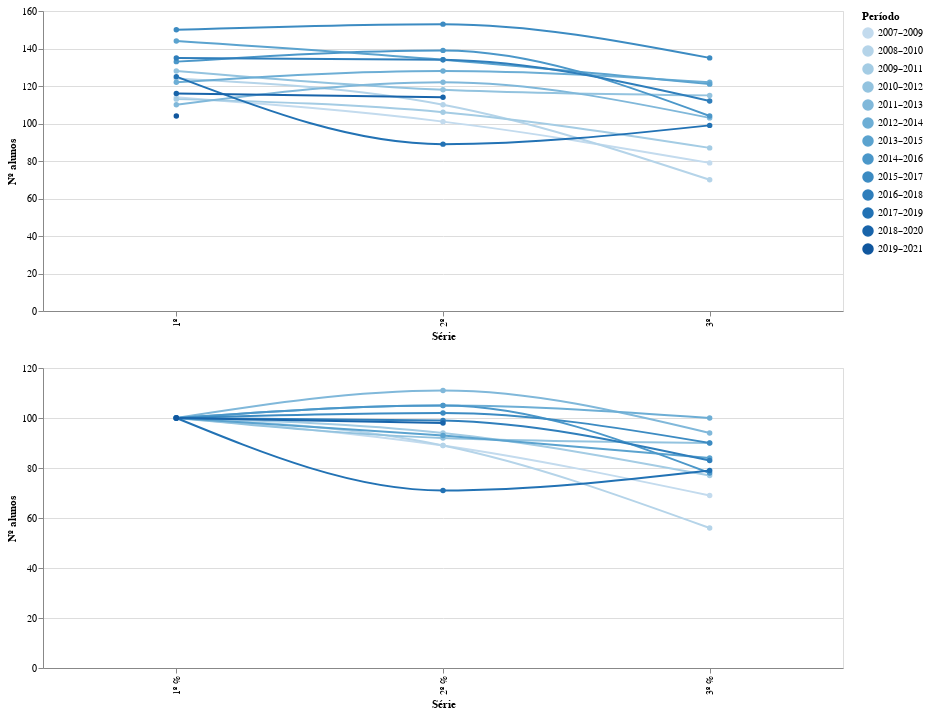

Write notebook code for a chart like this one.
### Code cell
def line_chart(df):
    return (
        alt.Chart(df)
        .mark_line(interpolate="monotone", point=True)
        .encode(
            x="Série",
            y=alt.Y("Nº alunos"),#, scale=alt.Scale(zero=False)),
            color="Período:O",
            tooltip=('Período', "Nº alunos")
        )
        .properties(width=800)
    )


line_chart(df_sv_periodo_no) & line_chart(df_sv_periodo_per)

### Figure 1 — Vega-Lite specification as saved in the notebook (floating-point values rounded to 4 significant figures)
{"config": {"view": {"continuousWidth": 400, "continuousHeight": 300}}, "vconcat": [{"data": {"name": "data-d79fc7033e21b8a277acf04cf51c9ae1"}, "mark": {"type": "line", "interpolate": "monotone", "point": true}, "encoding": {"color": {"type": "ordinal", "field": "Período"}, "tooltip": [{"type": "nominal", "field": "Período"}, {"type": "quantitative", "field": "Nº alunos"}], "x": {"type": "nominal", "field": "Série"}, "y": {"type": "quantitative", "field": "Nº alunos"}}, "width": 800}, {"data": {"name": "data-bcb2d38f9164221f5e16c0a484f6fbb8"}, "mark": {"type": "line", "interpolate": "monotone", "point": true}, "encoding": {"color": {"type": "ordinal", "field": "Período"}, "tooltip": [{"type": "nominal", "field": "Período"}, {"type": "quantitative", "field": "Nº alunos"}], "x": {"type": "nominal", "field": "Série"}, "y": {"type": "quantitative", "field": "Nº alunos"}}, "width": 800}], "$schema": "https://vega.github.io/schema/vega-lite/v4.8.1.json", "datasets": {"data-d79fc7033e21b8a277acf04cf51c9ae1": [{"Período": "2007–2009", "Série": "1º", "Nº alunos": 114.0}, {"Período": "2007–2009", "Série": "2º", "Nº alunos": 101.0}, {"Período": "2007–2009", "Série": "3º", "Nº alunos": 79.0}, {"Período": "2008–2010", "Série": "1º", "Nº alunos": 124.0}, {"Período": "2008–2010", "Série": "2º", "Nº alunos": 110.0}, {"Período": "2008–2010", "Série": "3º", "Nº alunos": 70.0}, {"Período": "2009–2011", "Série": "1º", "Nº alunos": 113.0}, {"Período": "2009–2011", "Série": "2º", "Nº alunos": 106.0}, {"Período": "2009–2011", "Série": "3º", "Nº alunos": 87.0}, {"Período": "2010–2012", "Série": "2º", "Nº alunos": 118.0}, {"Período": "2010–2012", "Série": "3º", "Nº alunos": 115.0}, {"Período": "2010–2012", "Série": "1º", "Nº alunos": 128.0}, {"Período": "2011–2013", "Série": "3º", "Nº alunos": 103.0}, {"Período": "2011–2013", "Série": "1º", "Nº alunos": 110.0}, {"Período": "2011–2013", "Série": "2º", "Nº alunos": 122.0}, {"Período": "2012–2014", "Série": "3º", "Nº alunos": 122.0}, {"Período": "2012–2014", "Série": "1º", "Nº alunos": 122.0}, {"Período": "2012–2014", "Série": "2º", "Nº alunos": 128.0}, {"Período": "2013–2015", "Série": "3º", "Nº alunos": 121.0}, {"Período": "2013–2015", "Série": "2º", "Nº alunos": 134.0}, {"Período": "2013–2015", "Série": "1º", "Nº alunos": 144.0}, {"Período": "2014–2016", "Série": "2º", "Nº alunos": 139.0}, {"Período": "2014–2016", "Série": "3º", "Nº alunos": 104.0}, {"Período": "2014–2016", "Série": "1º", "Nº alunos": 133.0}, {"Período": "2015–2017", "Série": "2º", "Nº alunos": 153.0}, {"Período": "2015–2017", "Série": "3º", "Nº alunos": 135.0}, {"Período": "2015–2017", "Série": "1º", "Nº alunos": 150.0}, {"Período": "2016–2018", "Série": "3º", "Nº alunos": 112.0}, {"Período": "2016–2018", "Série": "1º", "Nº alunos": 135.0}, {"Período": "2016–2018", "Série": "2º", "Nº alunos": 134.0}, {"Período": "2017–2019", "Série": "2º", "Nº alunos": 89.0}, {"Período": "2017–2019", "Série": "3º", "Nº alunos": 99.0}, {"Período": "2017–2019", "Série": "1º", "Nº alunos": 125.0}, {"Período": "2018–2020", "Série": "3º", "Nº alunos": null}, {"Período": "2018–2020", "Série": "1º", "Nº alunos": 116.0}, {"Período": "2018–2020", "Série": "2º", "Nº alunos": 114.0}, {"Período": "2019–2021", "Série": "1º", "Nº alunos": 104.0}, {"Período": "2019–2021", "Série": "2º", "Nº alunos": null}, {"Período": "2019–2021", "Série": "3º", "Nº alunos": null}], "data-bcb2d38f9164221f5e16c0a484f6fbb8": [{"Período": "2007–2009", "Série": "1º %", "Nº alunos": 100.0}, {"Período": "2007–2009", "Série": "2º %", "Nº alunos": 89.0}, {"Período": "2007–2009", "Série": "3º %", "Nº alunos": 69.0}, {"Período": "2008–2010", "Série": "1º %", "Nº alunos": 100.0}, {"Período": "2008–2010", "Série": "2º %", "Nº alunos": 89.0}, {"Período": "2008–2010", "Série": "3º %", "Nº alunos": 56.0}, {"Período": "2009–2011", "Série": "1º %", "Nº alunos": 100.0}, {"Período": "2009–2011", "Série": "2º %", "Nº alunos": 94.0}, {"Período": "2009–2011", "Série": "3º %", "Nº alunos": 77.0}, {"Período": "2010–2012", "Série": "2º %", "Nº alunos": 92.0}, {"Período": "2010–2012", "Série": "3º %", "Nº alunos": 90.0}, {"Período": "2010–2012", "Série": "1º %", "Nº alunos": 100.0}, {"Período": "2011–2013", "Série": "3º %", "Nº alunos": 94.0}, {"Período": "2011–2013", "Série": "1º %", "Nº alunos": 100.0}, {"Período": "2011–2013", "Série": "2º %", "Nº alunos": 111.0}, {"Período": "2012–2014", "Série": "3º %", "Nº alunos": 100.0}, {"Período": "2012–2014", "Série": "1º %", "Nº alunos": 100.0}, {"Período": "2012–2014", "Série": "2º %", "Nº alunos": 105.0}, {"Período": "2013–2015", "Série": "3º %", "Nº alunos": 84.0}, {"Período": "2013–2015", "Série": "2º %", "Nº alunos": 93.0}, {"Período": "2013–2015", "Série": "1º %", "Nº alunos": 100.0}, {"Período": "2014–2016", "Série": "2º %", "Nº alunos": 105.0}, {"Período": "2014–2016", "Série": "3º %", "Nº alunos": 78.0}, {"Período": "2014–2016", "Série": "1º %", "Nº alunos": 100.0}, {"Período": "2015–2017", "Série": "2º %", "Nº alunos": 102.0}, {"Período": "2015–2017", "Série": "3º %", "Nº alunos": 90.0}, {"Período": "2015–2017", "Série": "1º %", "Nº alunos": 100.0}, {"Período": "2016–2018", "Série": "3º %", "Nº alunos": 83.0}, {"Período": "2016–2018", "Série": "1º %", "Nº alunos": 100.0}, {"Período": "2016–2018", "Série": "2º %", "Nº alunos": 99.0}, {"Período": "2017–2019", "Série": "2º %", "Nº alunos": 71.0}, {"Período": "2017–2019", "Série": "3º %", "Nº alunos": 79.0}, {"Período": "2017–2019", "Série": "1º %", "Nº alunos": 100.0}, {"Período": "2018–2020", "Série": "3º %", "Nº alunos": null}, {"Período": "2018–2020", "Série": "1º %", "Nº alunos": 100.0}, {"Período": "2018–2020", "Série": "2º %", "Nº alunos": 98.0}, {"Período": "2019–2021", "Série": "1º %", "Nº alunos": 100.0}, {"Período": "2019–2021", "Série": "2º %", "Nº alunos": null}, {"Período": "2019–2021", "Série": "3º %", "Nº alunos": null}]}}
